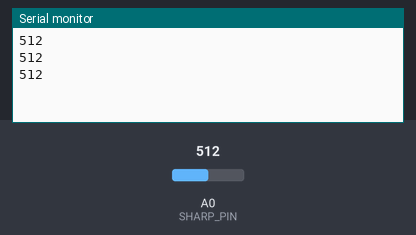
A sketch run on a simulated Arduino Uno, built with avr-gcc and run on an emulated ATmega328P. On the bench: the last lines printed to the serial monitor. The test bench sets the inputs (shaded band); at power-on: A0 (SHARP_PIN) = 512.

Above: at 1.3 s.
1.4 s: A0 (SHARP_PIN) set to 716
At 1.9 s:
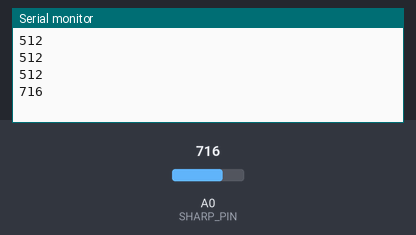
2.9 s: A0 (SHARP_PIN) set to 900
At 3.4 s:
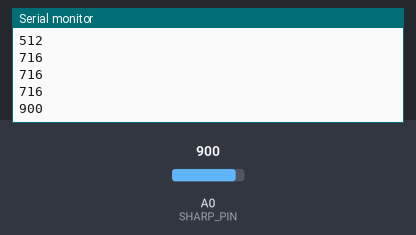
Timing chart, 0 to 5.9 s (numbered marks = the images above; inputs shaded):
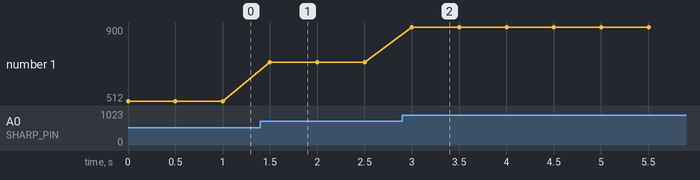

The sketch:

sharp-range.ino
```cpp
// (licence header left out)
// Arduino analog input pin to which the Sharp sensor is connected
const byte SHARP_PIN = A0;

// Variables to store the proximity measurement
int sharp_val = 0; // integer read from analog pin
float sharp_range; // range measurement [cm]

void setup()
{
    // Open the serial port at 115200 bps
    Serial.begin(115200);
}

void loop()
{
    // Read the sensor output (0-1023, which is 10 bits and fits inside an Arduino int-type)
    sharp_val = analogRead(SHARP_PIN);

    // Print all values
    Serial.print(sharp_val);
    Serial.print("\n");

    // Delay for a bit before reading the sensor again
    delay(500);
}
```

Measured:
- after the input at 1.4 s, the serial monitor: prints a new line after 0.10 s (image 1)
- after the input at 2.9 s, the serial monitor: prints a new line after 0.10 s (image 2)
- plotted number 1: 512 → 716 after the input at 1.4 s, 716 → 900 after the input at 2.9 s
